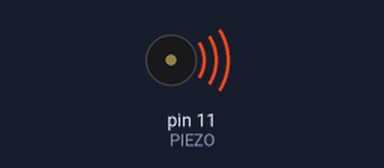
This sketch was run on a simulated Arduino Uno, built with avr-gcc and run on an emulated ATmega328P. Parts: buzzer (waves = sounding). What the sketch prints to the serial monitor is not drawn.

Above: at 0.1 s.
Timing chart, 0 to 39.9 s (numbered marks = the images above):
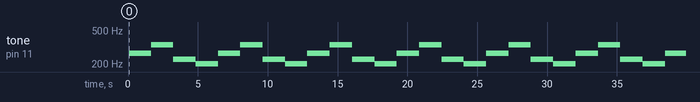

The sketch:

Song.ino
```cpp
#define PIEZO 11

int bpm=160;
double pitch[120];


int notes[5]={49,53,54,46,44};

int beats[5]={16,8,8,16,16};
int beatcount=0;


double freq_from_midi(int midinote){
  int normalized_note;
  normalized_note = midinote-57;
  double twel=pow(2,double(1)/double(12));
  double freq = pow(twel,float(normalized_note))*880;
  return freq;
}

void setup(){
  int i;

  Serial.begin(115200);

  pinMode(PIEZO,OUTPUT);
  Serial.print("Size of beats");
  Serial.println(sizeof(beats));

  for (i=0;i<sizeof(beats)/2;i++){
    beatcount+=beats[i];
  }

  for (i=0;i<120;i++){
    pitch[i]=freq_from_midi(i);
  }
}

int whichbeat(int n){
  int i=0;
  while (n>=0){
    n-=beats[i];
    i++;
  }
  return i-1;
}

void superdelay(unsigned long duration){
  unsigned long now=micros(), then=now+duration;

  while (micros() < then);
}

void loop(){
  unsigned long count;
  double pulse;
  count=(micros()/100000)%(beatcount);

  pulse=1000000/pitch[notes[whichbeat(count)]];
  /*
  Serial.print(whichbeat(count));
  Serial.print(" ");
  Serial.print(count);
  Serial.print(" ");
  Serial.print(freq_from_midi(notes[whichbeat(count)]));
  Serial.print(" ");
  Serial.println(pulse);
  */

  digitalWrite(PIEZO,HIGH);
  delayMicroseconds(pulse);
  digitalWrite(PIEZO,LOW);
  delayMicroseconds(pulse);
}
```

Measured:
- by itself, tone on pin 11 (PIEZO): plays 268 Hz for 1.6 s, 335 Hz for 1.6 s, 226 Hz for 1.6 s, 202 Hz for 1.6 s, 268 Hz for 1.6 s, 334 Hz for 1.6 s … (25 notes in this stretch)
